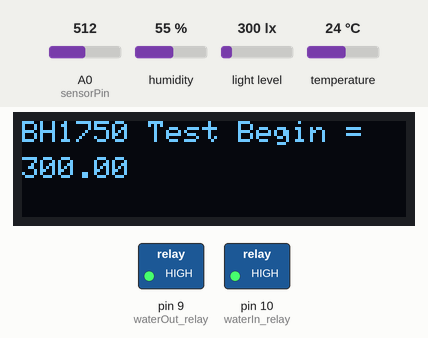
A sketch run on a simulated Arduino Uno, built with avr-gcc and run on an emulated ATmega328P. Shown: 128×32 one-colour display, switched loads named in the sketch (green lamp = pin HIGH). The test bench sets the inputs (shaded band); at power-on: A0 (sensorPin) = 512, humidity 55 %, light level 300 lx, temperature 24 °C. What the sketch prints to the serial monitor is not drawn.

Above: at 13.9 s.
14.0 s: A0 (sensorPin) set to 716
At 19.6 s:
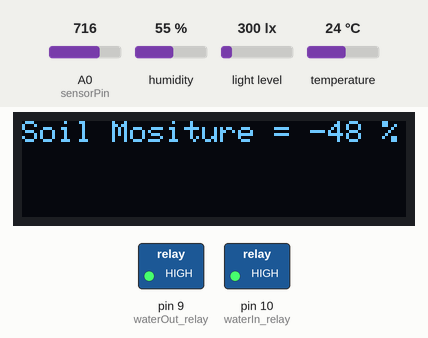
23.8 s: humidity set to 22 %
At 30.7 s:
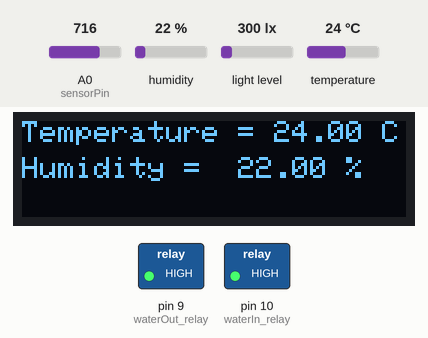
33.7 s: light level set to 40 lx
At 40.2 s:
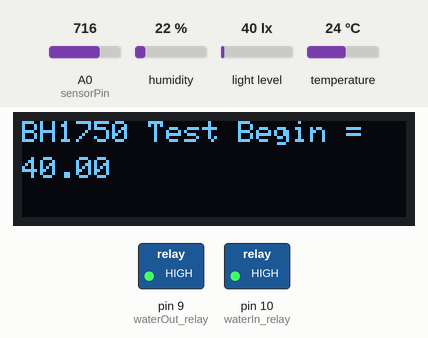
43.8 s: temperature set to 12 °C
At 56.6 s:
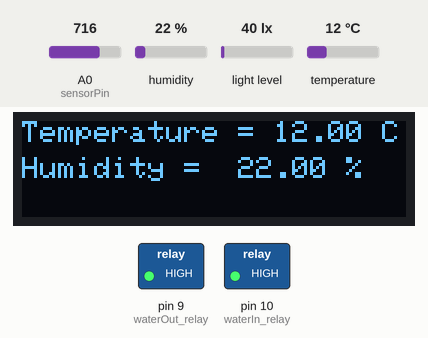
56.9 s: A0 (sensorPin) set to 992
At 62.2 s:
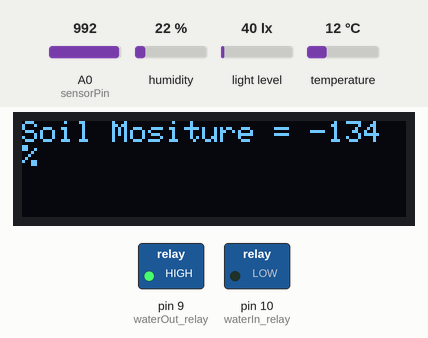
66.7 s: light level set to 500 lx
At 79.5 s:
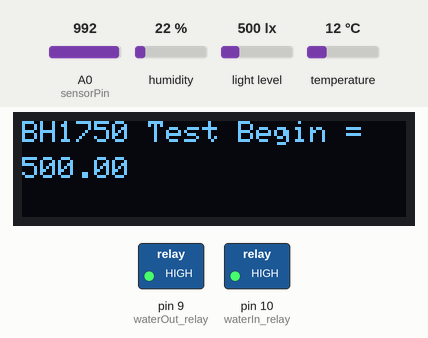
Timing chart, 0 to 81.0 s (numbered marks = the images above; inputs shaded):
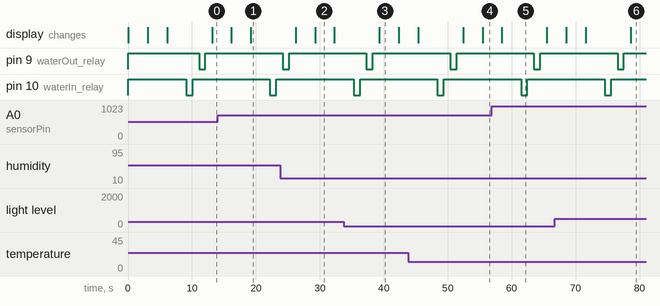

The sketch:

BH1750_DHT-22_Capacitve_128x32.ino
```cpp
#include <SPI.h>
#include <Wire.h>
#include <BH1750.h>   // light intensity Sensor header file
BH1750 lightMeter;

#include <dht.h>        // Include library
int outPin=3;        // Defines pin number to which the sensor is connected
dht DHT;               // Creates a DHT object

#define sensorPin A0  // for capacitive soil moisture sensor

#include <Adafruit_GFX.h>
#include <Adafruit_SSD1306.h>
#define SCREEN_WIDTH 128 // OLED display width, in pixels
#define SCREEN_HEIGHT 32 // OLED display height, in pixels

// Declaration for an SSD1306 display connected to I2C (SDA, SCL pins)
// The pins for I2C are defined by the Wire-library.
// On an arduino UNO:       A4(SDA), A5(SCL)
// On an arduino MEGA 2560: 20(SDA), 21(SCL)
// On an arduino LEONARDO:   2(SDA),  3(SCL), ...
#define OLED_RESET     -1 // Reset pin # (or -1 if sharing Arduino reset pin)
#define SCREEN_ADDRESS 0x3C ///< See datasheet for Address; 0x3D for 128x64, 0x3C for 128x32
Adafruit_SSD1306 display(SCREEN_WIDTH, SCREEN_HEIGHT, &Wire, OLED_RESET);

int t1=3000;
int t2=3000;
int t3=3000;

const int dry=560; // value for dry sensor
const int wet=239; // value for wet sensor

int waterIn_relay=10;
int waterOut_relay=9;

void setup() {
  Serial.begin(9600);
  Wire.begin();
  lightMeter.begin();
  // SSD1306_SWITCHCAPVCC = generate display voltage from 3.3V internally
  if(!display.begin(SSD1306_SWITCHCAPVCC, SCREEN_ADDRESS)) {
    Serial.println(F("SSD1306 allocation failed"));
    for(;;); // Don't proceed, loop forever
  }
    display.clearDisplay();
    pinMode(waterIn_relay,OUTPUT);
    pinMode(waterOut_relay,OUTPUT);
    digitalWrite(waterIn_relay,HIGH);
    digitalWrite(waterOut_relay,HIGH);
}

void loop()
{
  lux();
  delay(t1);
  temp();
  delay(t2);
  soil_mositure();
  delay(t3);
  waterIn_relay_On();
  delay(1000);
  waterIn_relay_off();
  delay(1000);
  waterOut_relay_On();
  delay(1000);
  waterOut_relay_off();
  delay(1000);
  display.clearDisplay();
}

void lux()
{
   float lux = lightMeter.readLightLevel();
   display.setTextSize(0.2);
   display.setTextColor(WHITE);
   display.setCursor(0,0);
   display.print("BH1750 Test Begin =  ");
   display.setCursor(0,12);
   display.print(lux);
   delay(10);
   display.display();
   display.clearDisplay();
}

void temp()
{
  int readData = DHT.read22(outPin);
  float t = DHT.temperature;        // Read temperature
  float h = DHT.humidity;           // Read humidity
   display.setTextSize(0.2);
   display.setTextColor(WHITE);
   display.setCursor(0,0);
   display.print("Temperature = ");
   display.print(t);
   display.print(" C");
   display.setCursor(0,12);
   display.print("Humidity =  ");
   display.print(h);
   display.print(" %");
   delay(10);
   display.display();
   display.clearDisplay();
}

void soil_mositure()
{
  int value = analogRead(sensorPin);
  Serial.print(value);
  int per=map(value,wet,dry, 100, 0);
   display.setTextSize(0.2);
   display.setTextColor(WHITE);
   display.setCursor(0,0);
   display.print("Soil Mositure = ");
   display.print(per);
   display.print(" %");
   delay(10);
   display.display();
   display.clearDisplay();
}

void waterIn_relay_On()
{
  digitalWrite(waterIn_relay,LOW);
}

void waterIn_relay_off()
{
  digitalWrite(waterIn_relay,HIGH);
}

void waterOut_relay_On()
{
  digitalWrite(waterOut_relay,LOW);
}

void waterOut_relay_off()
{
  digitalWrite(waterOut_relay,HIGH);
}
```

Measured:
- what the display in image 2 shows lasts 3.0 s, from 29.3 s to 32.3 s
- what the display in image 5 shows lasts 7.0 s, from 58.5 s to 65.5 s
